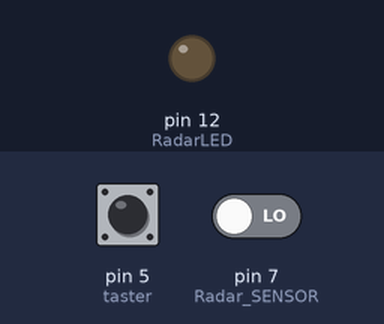
A sketch run on a simulated Arduino Uno, built with avr-gcc and run on an emulated ATmega328P. Parts: output pins drawn as LEDs (lit = HIGH). Inputs (shaded band) come from the test bench; at power-on: pin 5 (taster) HIGH, pin 7 (Radar_SENSOR) LOW.

Above: at 1.2 s.
1.3 s: pin 5 (taster) pulled LOW for 1 s
At 3.0 s:
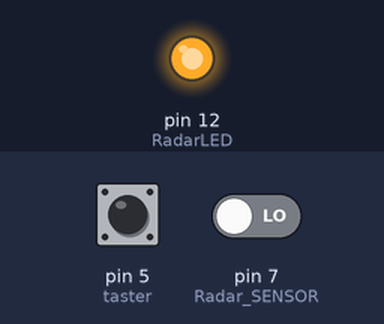
4.7 s: pin 5 (taster) pulled LOW for 3.2 s
At 8.8 s:
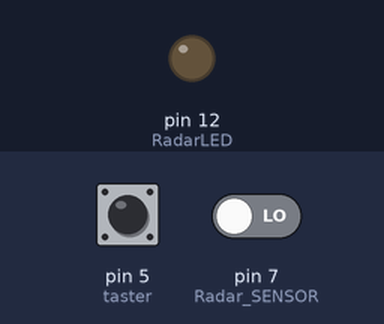
Timing chart, 0 to 10.3 s (numbered marks = the images above; inputs shaded):
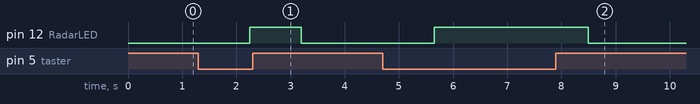

Measured:
- after the input at 1.3 s, pin 12 (RadarLED): LOW → HIGH after 0.95 s, → LOW 0.95 s later
- after the input at 4.7 s, pin 12 (RadarLED): LOW → HIGH after 0.95 s, → LOW 2.9 s later

The sketch:

Neuste_PIREventDannSenden.ino
```cpp
#include <RCSwitch.h>
#include <Wire.h>
#include <SparkFun_APDS9960.h>
RCSwitch mySwitch = RCSwitch();
RCSwitch sender = RCSwitch();

int Radar_SENSOR = 7;
int RadarLED = 12;
int taster = 5;
int val = 0;
int value=LOW;
int bewegungsstatus=0;


void setup() {
  mySwitch.enableTransmit(2);
  Serial.begin(9600); //4Radar
  sender.setProtocol(1);
  sender.setPulseLength(323);
  pinMode (Radar_SENSOR, INPUT);
   pinMode(RadarLED, OUTPUT);
   pinMode(taster, INPUT_PULLUP);
 //pinMode(PirLED, OUTPUT);
}

void loop() {

if (digitalRead(taster) == LOW) {
// if (pinStatus1 == HIGH)
// pinStatus1 = LOW;
//else pinStatus1 = HIGH;
//digitalWrite(RadarLED, pinStatus1);
//pinStatus1 = Radar_SENSOR;
digitalWrite(RadarLED, HIGH);
Radar_SENSOR = HIGH;
value == HIGH;}
else{
digitalWrite(RadarLED, LOW);
value == LOW;
//delay(5000);
}
//digitalWrite(RadarLED, Radar_SENSOR);


int value = digitalRead(Radar_SENSOR);
//  digitalWrite(RadarLED, value > 0 ? HIGH : LOW);
//  delay(1000);

//digitalWrite(11, LOW);   für PIR Modul

//bewegungsstatus=digitalRead(PIR_SENSOR); //Hier wird der Pin7 ausgelesen (Befehl:digitalRead). Das Ergebnis wird unter der Variable „bewegungsstatus“ mit dem Wert „HIGH“ für 5Volt oder „LOW“ für 0Volt gespeichert.

if (digitalRead(taster) == LOW)

//if (digitalRead(Radar_SENSOR)==HIGH)
{
//Programmabschnitt des IF-Befehls öffnen.
mySwitch.send(5575953, 24);
sender.sendTriState("FFFF0FFF0F0F");  // Der 433mhz Sender versendet die Dezimalzahl „21696
delay (50);

//  digitalWrite(PirLED, HIGH);
//  delay(5000);
//  digitalWrite(PirLED, LOW);

}

//else
//
//sender.sendTriState("FFFF0FFF0FF0");
//  {
//  digitalWrite(PirLED, LOW);
//  }
 // int s = digitalRead(PirPin);
 // digitalWrite(PirLED, s);
}
```
